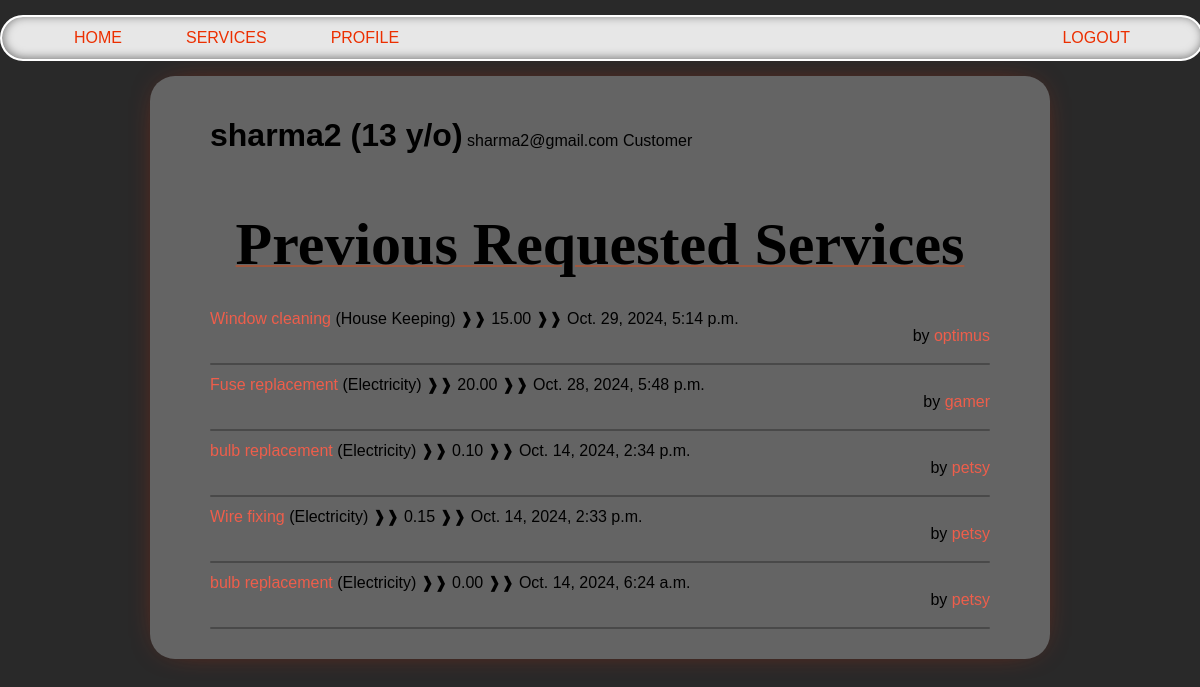
/users/customer/sharma2/ (signed in), run on the app's committed database.
### users/models.py (models this page shows, shortened)
class User(AbstractUser):
    is_company = models.BooleanField(default=False)
    is_customer = models.BooleanField(default=False)
    email = models.CharField(max_length=100, unique=True)

class Company(models.Model):
    user = models.OneToOneField(
        User, on_delete=models.CASCADE, primary_key=True)
    field = models.CharField(max_length=70, choices=(('Air Conditioner', 'Air Conditioner'),
                                                     ('All in One', 'All in One'),
                                                     ('Carpentry', 'Carpentry'),
                                                     ('Electricity',
                                                      'Electricity'),
                                                     ('Gardening', 'Gardening'),
                                                     ('Home Machines',
                                                      'Home Machines'),
                                                     ('House Keeping',
                                                      'House Keeping'),
                                                     ('Interior Design',
                                                      'Interior Design'),
                                                     ('Locks', 'Locks'),
                                                     ('Painting', 'Painting'),
                                                     ('Plumbing', 'Plumbing'),
                                                     ('Water Heaters', 'Water Heaters')), blank=False, null=False)
    rating = models.IntegerField(
        validators=[MaxValueValidator(5), MinValueValidator(0)], default=0)

### services/models.py (models this page shows, shortened)
class ServiceRequest(models.Model):
    customer = models.ForeignKey(Customer, on_delete=models.CASCADE)
    service = models.ForeignKey(Service, on_delete=models.CASCADE)
    service_hours = models.IntegerField()  # Hours requested
    address = models.CharField(max_length=255)  # Customer address
    total_price = models.DecimalField(decimal_places=2, max_digits=10, default=0.00)  # Calculated price
    request_date = models.DateTimeField(auto_now_add=True)  # Automatically set the request time

class Service(models.Model):
    company = models.ForeignKey(Company, on_delete=models.CASCADE)
    name = models.CharField(max_length=40)
    description = models.TextField()
    price_hour = models.DecimalField(decimal_places=2, max_digits=100)
    rating = models.IntegerField(validators=[MinValueValidator(
        0), MaxValueValidator(5)], default=0)
    choices = (
        ('Air Conditioner', 'Air Conditioner'),
        ('Carpentry', 'Carpentry'),
        ('Electricity', 'Electricity'),
        ('Gardening', 'Gardening'),
        ('Home Machines', 'Home Machines'),
        ('House Keeping', 'House Keeping'),
        ('Interior Design', 'Interior Design'),
        ('Locks', 'Locks'),
        ('Painting', 'Painting'),
        ('Plumbing', 'Plumbing'),
        ('Water Heaters', 'Water Heaters'),
    )
    field = models.CharField(max_length=30, blank=False,
                             null=False, choices=choices)
    date = models.DateTimeField(auto_now=True, null=False)

### users/views.py (the view)
# urls.py: path('customer/<slug:username>/', v.CustomerProfileView, name='customer-profile')
@login_required
def CustomerProfileView(request, username):
    customer = Customer.objects.get(user=request.user)
    user_age = timezone.now().year - customer.birth.year
    requested_services = ServiceRequest.objects.filter(customer=customer).order_by('-request_date')
    return render(request, 'users/profile.html', {
        'user': request.user,
        'user_age': user_age,
        'sh': requested_services  # Placeholder for requested services history
    })

### users/templates/users/profile.html (shortened to what this page needs)
{% extends 'main/base.html' %}
{% block content %}
    {% if user.is_customer %}
        <div style="display: ruby;">
            <h1>{{ user.username }} ({{user_age}} y/o)</h1>
            <p>{{ user.email }}</p>
            <p style="float: right;">Customer</p>
        </div>
    {% else %}
        <div style="display: ruby;">
            <h1>{{ user.username }}</h1>
            <p> {{ user.email }}</p>
            <p style="float: right;">{{user.company.field}} Company</p>
        </div>
       {% endif %}
    {% if 'customer' in request.path %}
        <p class="title">Previous Requested Services</p>
    {% else %}
        <p class="title">Available Services</p>
    {% endif %}
    {% if user.is_customer %}
        {% for service in sh %}
            <div>
                <a href="/services/{{service.service.id}}">{{service.service.name}}</a> ({{service.service.field}})
                <p style="margin: 0; display: inline-block;"> ❱❱ {{service.total_price}}</p>
                <p style="margin: 0; display: inline-block;"> ❱❱ {{ service.request_date }}</p>
                <p style="float: right; margin: 0;">
                    by <a href="#">{{service.service.company.user}}</a>
                </p>
            </div>
            <div class="line"></div>
        {% endfor %}
    {% endif %}
{% endblock %}

### main/static/css/style.css (style rules this page uses)
body { background: #292929; font-family: 'Lexend Exa', sans-serif; padding: 0; margin: 0; }
a { color: #ee5e4b; text-decoration: none; }
.content p { text-align: center; margin: 30px 0px; white-space: pre-line; }
.title { text-align: center; font-family: 'Times New Roman', Times, serif; font-size: 60px; font-weight: bold; text-decoration: 2px underline; text-decoration-color: rgba(255, 68, 0, 0.37); }
.line { width: 100%; margin: 0 auto; height: 2px; background-color: #00000044; border-radius: 20px; margin-bottom: 10px; margin-top: 35px; }

### data on the page
User: username "sharma2", email "sharma2@gmail.com"
ServiceRequest: service.name "Window cleaning", service.field "House Keeping", total_price "15.00", request_date "Oct. 29, 2024, 5:14 p.m.", service.company.user "optimus"
ServiceRequest: service.name "Fuse replacement", service.field "Electricity", total_price "20.00", request_date "Oct. 28, 2024, 5:48 p.m.", service.company.user "gamer"
ServiceRequest: service.name "bulb replacement", service.field "Electricity", total_price "0.10", request_date "Oct. 14, 2024, 2:34 p.m.", service.company.user "petsy"
ServiceRequest: service.name "Wire fixing", service.field "Electricity", total_price "0.15", request_date "Oct. 14, 2024, 2:33 p.m.", service.company.user "petsy"
ServiceRequest: service.name "bulb replacement", service.field "Electricity", total_price "0.00", request_date "Oct. 14, 2024, 6:24 a.m.", service.company.user "petsy"
